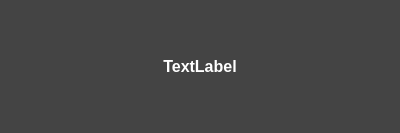
<?xml version="1.0" encoding="UTF-8"?>
<ui version="4.0">
 <class>Form</class>
 <widget class="QWidget" name="Form">
  <property name="geometry">
   <rect>
    <x>0</x>
    <y>0</y>
    <width>400</width>
    <height>133</height>
   </rect>
  </property>
  <property name="windowTitle">
   <string>Form</string>
  </property>
  <layout class="QGridLayout" name="gridLayout">
   <property name="margin">
    <number>0</number>
   </property>
   <property name="spacing">
    <number>0</number>
   </property>
   <item row="0" column="0">
    <widget class="QLabel" name="label">
     <property name="font">
      <font>
       <pointsize>12</pointsize>
       <weight>75</weight>
       <bold>true</bold>
      </font>
     </property>
     <property name="styleSheet">
      <string notr="true">color:#ffffff;background-color:#444444</string>
     </property>
     <property name="text">
      <string>TextLabel</string>
     </property>
     <property name="alignment">
      <set>Qt::AlignCenter</set>
     </property>
    </widget>
   </item>
  </layout>
 </widget>
 <resources/>
 <connections/>
</ui>
